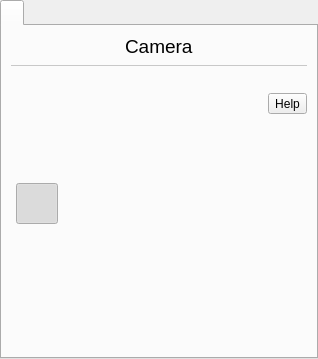
        <widget class="QWidget" name="tabSidebarCamera">
         <attribute name="title">
          <string notr="true"/>
         </attribute>
         <layout class="QVBoxLayout" name="verticalLayout_10">
          <property name="spacing">
           <number>0</number>
          </property>
          <property name="leftMargin">
           <number>0</number>
          </property>
          <property name="topMargin">
           <number>0</number>
          </property>
          <property name="rightMargin">
           <number>0</number>
          </property>
          <property name="bottomMargin">
           <number>0</number>
          </property>
          <item>
           <widget class="QTabWidget" name="tabWidgetCamera">
            <property name="currentIndex">
             <number>0</number>
            </property>
            <property name="iconSize">
             <size>
              <width>48</width>
              <height>48</height>
             </size>
            </property>
            <widget class="QWidget" name="tabCamera">
             <attribute name="icon">
              <iconset resource="../screencast.qrc">
               <normaloff>:/pictures/camera/camera.png</normaloff>:/pictures/camera/camera.png</iconset>
             </attribute>
             <attribute name="title">
              <string notr="true"/>
             </attribute>
             <layout class="QVBoxLayout" name="verticalLayout_11">
              <item alignment="Qt::AlignmentFlag::AlignHCenter">
               <widget class="QLabel" name="label_4">
                <property name="font">
                 <font>
                  <pointsize>14</pointsize>
                 </font>
                </property>
                <property name="styleSheet">
                 <string notr="true"/>
                </property>
                <property name="text">
                 <string>Camera</string>
                </property>
               </widget>
              </item>
              <item>
               <widget class="Line" name="line_9">
                <property name="styleSheet">
                 <string notr="true">color: rgb(200, 200, 200);</string>
                </property>
                <property name="frameShadow">
                 <enum>QFrame::Shadow::Plain</enum>
                </property>
                <property name="orientation">
                 <enum>Qt::Orientation::Horizontal</enum>
                </property>
               </widget>
              </item>
              <item>
               <spacer name="verticalSpacer_13">
                <property name="orientation">
                 <enum>Qt::Orientation::Vertical</enum>
                </property>
                <property name="sizeType">
                 <enum>QSizePolicy::Policy::Preferred</enum>
                </property>
                <property name="sizeHint" stdset="0">
                 <size>
                  <width>20</width>
                  <height>20</height>
                 </size>
                </property>
               </spacer>
              </item>
              <item>
               <layout class="QGridLayout" name="gridLayout_3">
                <item row="0" column="0">
                 <layout class="QVBoxLayout" name="layoutAllCameras">
                  <item>
                   <layout class="QGridLayout" name="gridLayout_4">
                    <property name="leftMargin">
                     <number>0</number>
                    </property>
                    <property name="bottomMargin">
                     <number>0</number>
                    </property>
                    <property name="verticalSpacing">
                     <number>9</number>
                    </property>
                    <item row="4" column="1">
                     <spacer name="verticalSpacer_11">
                      <property name="orientation">
                       <enum>Qt::Orientation::Vertical</enum>
                      </property>
                      <property name="sizeType">
                       <enum>QSizePolicy::Policy::Preferred</enum>
                      </property>
                      <property name="sizeHint" stdset="0">
                       <size>
                        <width>20</width>
                        <height>20</height>
                       </size>
                      </property>
                     </spacer>
                    </item>
                    <item row="3" column="0" colspan="3">
                     <layout class="QVBoxLayout" name="verticalLayout_3">
                      <property name="spacing">
                       <number>7</number>
                      </property>
                      <property name="leftMargin">
                       <number>6</number>
                      </property>
                     </layout>
                    </item>
                    <item row="6" column="1">
                     <spacer name="verticalSpacer_14">
                      <property name="orientation">
                       <enum>Qt::Orientation::Vertical</enum>
                      </property>
                      <property name="sizeType">
                       <enum>QSizePolicy::Policy::Preferred</enum>
                      </property>
                      <property name="sizeHint" stdset="0">
                       <size>
                        <width>20</width>
                        <height>20</height>
                       </size>
                      </property>
                     </spacer>
                    </item>
                    <item row="3" column="3">
                     <layout class="QVBoxLayout" name="verticalLayout_15">
                      <property name="sizeConstraint">
                       <enum>QLayout::SizeConstraint::SetDefaultConstraint</enum>
                      </property>
                      <item>
                       <widget class="QToolButton" name="help_camera_camera">
                        <property name="toolTip">
                         <string>Help</string>
                        </property>
                        <property name="text">
                         <string notr="true">Help</string>
                        </property>
                       </widget>
                      </item>
                      <item>
                       <spacer name="verticalSpacer_16">
                        <property name="orientation">
                         <enum>Qt::Orientation::Vertical</enum>
                        </property>
                        <property name="sizeHint" stdset="0">
                         <size>
                          <width>20</width>
                          <height>40</height>
                         </size>
                        </property>
                       </spacer>
                      </item>
                     </layout>
                    </item>
                    <item row="7" column="0" colspan="3">
                     <layout class="QHBoxLayout" name="horizontalLayout_17">
                      <property name="spacing">
                       <number>0</number>
                      </property>
                      <property name="leftMargin">
                       <number>0</number>
                      </property>
                      <item>
                       <widget class="QToolButton" name="toolButtonCameraMirrorVertical">
                        <property name="text">
                         <string notr="true"/>
                        </property>
                        <property name="icon">
                         <iconset resource="../screencast.qrc">
                          <normaloff>:/pictures/camera/flip-vertical-off.png</normaloff>
                          <normalon>:/pictures/camera/flip-vertical-on.png</normalon>:/pictures/camera/flip-vertical-off.png</iconset>
                        </property>
                        <property name="iconSize">
                         <size>
                          <width>46</width>
                          <height>46</height>
                         </size>
                        </property>
                        <property name="checkable">
                         <bool>true</bool>
                        </property>
                        <property name="autoRaise">
                         <bool>true</bool>
                        </property>
                       </widget>
                      </item>
                      <item>
                       <spacer name="horizontalSpacer_38">
                        <property name="orientation">
                         <enum>Qt::Orientation::Horizontal</enum>
                        </property>
                        <property name="sizeType">
                         <enum>QSizePolicy::Policy::Minimum</enum>
                        </property>
                        <property name="sizeHint" stdset="0">
                         <size>
                          <width>40</width>
                          <height>20</height>
                         </size>
                        </property>
                       </spacer>
                      </item>
                      <item>
                       <widget class="QToolButton" name="toolButtonCameraMirrorHorizontal">
                        <property name="text">
                         <string notr="true"/>
                        </property>
                        <property name="icon">
                         <iconset resource="../screencast.qrc">
                          <normaloff>:/pictures/camera/flip-horizontal-off.png</normaloff>
                          <normalon>:/pictures/camera/flip-horizontal-on.png</normalon>:/pictures/camera/flip-horizontal-off.png</iconset>
                        </property>
                        <property name="iconSize">
                         <size>
                          <width>46</width>
                          <height>46</height>
                         </size>
                        </property>
                        <property name="checkable">
                         <bool>true</bool>
                        </property>
                        <property name="autoRaise">
                         <bool>true</bool>
                        </property>
                       </widget>
                      </item>
                      <item>
                       <spacer name="horizontalSpacer_9">
                        <property name="orientation">
                         <enum>Qt::Orientation::Horizontal</enum>
                        </property>
                        <property name="sizeHint" stdset="0">
                         <size>
                          <width>40</width>
                          <height>20</height>
                         </size>
                        </property>
                       </spacer>
                      </item>
                     </layout>
                    </item>
                    <item row="5" column="0" colspan="3">
                     <layout class="QHBoxLayout" name="horizontalLayout_65">
                      <property name="spacing">
                       <number>0</number>
                      </property>
                      <property name="leftMargin">
                       <number>5</number>
                      </property>
                      <item>
                       <widget class="QToolButton" name="toolButton_camera_view_rectangle">
                        <property name="text">
                         <string notr="true"/>
                        </property>
                        <property name="icon">
                         <iconset resource="../screencast.qrc">
                          <normaloff>:/pictures/camera/window-rectangle-off.png</normaloff>
                          <normalon>:/pictures/camera/window-rectangle-on.png</normalon>:/pictures/camera/window-rectangle-off.png</iconset>
                        </property>
                        <property name="iconSize">
                         <size>
                          <width>34</width>
                          <height>34</height>
                         </size>
                        </property>
                        <property name="checkable">
                         <bool>true</bool>
                        </property>
                        <property name="checked">
                         <bool>true</bool>
                        </property>
                        <property name="autoExclusive">
                         <bool>true</bool>
                        </property>
                        <property name="autoRaise">
                         <bool>true</bool>
                        </property>
                       </widget>
                      </item>
                      <item>
                       <spacer name="horizontalSpacer_35">
                        <property name="orientation">
                         <enum>Qt::Orientation::Horizontal</enum>
                        </property>
                        <property name="sizeType">
                         <enum>QSizePolicy::Policy::Preferred</enum>
                        </property>
                        <property name="sizeHint" stdset="0">
                         <size>
                          <width>40</width>
                          <height>20</height>
                         </size>
                        </property>
                       </spacer>
                      </item>
                      <item>
                       <widget class="QToolButton" name="toolButton_camera_view_circle">
                        <property name="text">
                         <string notr="true"/>
                        </property>
                        <property name="icon">
                         <iconset resource="../screencast.qrc">
                          <normaloff>:/pictures/camera/window-circle-off.png</normaloff>
                          <normalon>:/pictures/camera/window-circle-on.png</normalon>:/pictures/camera/window-circle-off.png</iconset>
                        </property>
                        <property name="iconSize">
                         <size>
                          <width>34</width>
                          <height>34</height>
                         </size>
                        </property>
                        <property name="checkable">
                         <bool>true</bool>
                        </property>
                        <property name="autoExclusive">
                         <bool>true</bool>
                        </property>
                        <property name="autoRaise">
                         <bool>true</bool>
                        </property>
                       </widget>
                      </item>
                      <item>
                       <spacer name="horizontalSpacer_36">
                        <property name="orientation">
                         <enum>Qt::Orientation::Horizontal</enum>
                        </property>
                        <property name="sizeType">
                         <enum>QSizePolicy::Policy::Preferred</enum>
                        </property>
                        <property name="sizeHint" stdset="0">
                         <size>
                          <width>40</width>
                          <height>20</height>
                         </size>
                        </property>
                       </spacer>
                      </item>
                      <item>
                       <widget class="QToolButton" name="toolButton_camera_view_ellipse">
                        <property name="text">
                         <string notr="true"/>
                        </property>
                        <property name="icon">
                         <iconset resource="../screencast.qrc">
                          <normaloff>:/pictures/camera/window-ellipse-off.png</normaloff>
                          <normalon>:/pictures/camera/window-ellipse-on.png</normalon>:/pictures/camera/window-ellipse-off.png</iconset>
                        </property>
                        <property name="iconSize">
                         <size>
                          <width>34</width>
                          <height>34</height>
                         </size>
                        </property>
                        <property name="checkable">
                         <bool>true</bool>
                        </property>
                        <property name="autoExclusive">
                         <bool>true</bool>
                        </property>
                        <property name="autoRaise">
                         <bool>true</bool>
                        </property>
                       </widget>
                      </item>
                      <item>
                       <spacer name="horizontalSpacer_37">
                        <property name="orientation">
                         <enum>Qt::Orientation::Horizontal</enum>
                        </property>
                        <property name="sizeType">
                         <enum>QSizePolicy::Policy::Expanding</enum>
                        </property>
                        <property name="sizeHint" stdset="0">
                         <size>
                          <width>40</width>
                          <height>20</height>
                         </size>
                        </property>
                       </spacer>
                      </item>
                     </layout>
                    </item>
                   </layout>
                  </item>
                  <item>
                   <spacer name="verticalSpacer_6">
                    <property name="orientation">
                     <enum>Qt::Orientation::Vertical</enum>
                    </property>
                    <property name="sizeHint" stdset="0">
                     <size>
                      <width>20</width>
                      <height>40</height>
                     </size>
                    </property>
                   </spacer>
                  </item>
                 </layout>
                </item>
               </layout>
              </item>
             </layout>
            </widget>
           </widget>
          </item>
         </layout>
        </widget>
